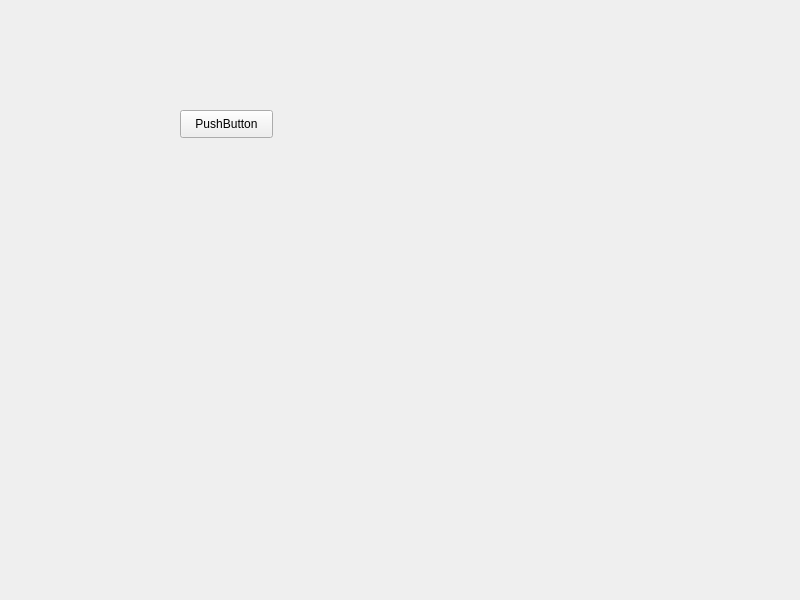
<?xml version="1.0" encoding="UTF-8"?>
<ui version="4.0">
 <class>MainWindow</class>
 <widget class="QMainWindow" name="MainWindow">
  <property name="geometry">
   <rect>
    <x>0</x>
    <y>0</y>
    <width>800</width>
    <height>600</height>
   </rect>
  </property>
  <property name="windowTitle">
   <string>MainWindow</string>
  </property>
  <widget class="QWidget" name="centralwidget">
   <widget class="QPushButton" name="to_login">
    <property name="geometry">
     <rect>
      <x>180</x>
      <y>110</y>
      <width>93</width>
      <height>28</height>
     </rect>
    </property>
    <property name="text">
     <string>PushButton</string>
    </property>
   </widget>
  </widget>
 </widget>
 <resources/>
 <connections/>
</ui>
